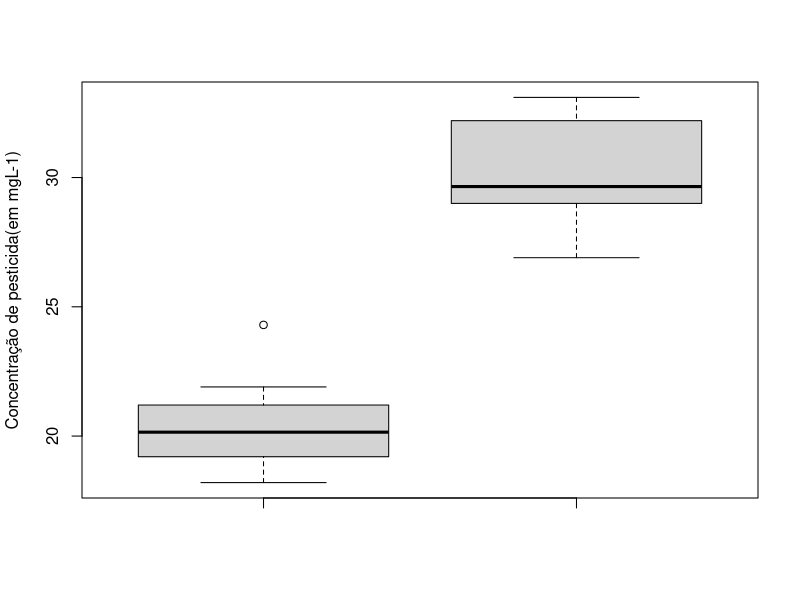

Reproduce this figure in R.
#=========================================================================
# Conjunto de dados armazenando no objeto chamado �dados�.
# Aten��o separador decimal � �ponto� ( . )
#=========================================================================
Dados4.1=c (21.2,20.4,19.9,24.3,18.5,19.9,21.9,18.2,21.2,19.2)
Dados4.2=c (32.2,30.2,29.6,29.0,27.4,29.0,33.1,26.9,32.6,29.7)

dados1<-Dados4.1
dados2<-Dados4.2
#dados3<-Dados4.3
sort(dados1)  # ordena os dados ROL
sort(dados2)
#sort(dados3)

#usando a fun��o direta do R

media1=mean(dados1)
media2=mean(dados2)
#media3=mean(dados3)

media1
media2
#media3

mediana1=median(dados1)
mediana2=median(dados2)
#mediana3=median(dados3)

mediana1
mediana2
#mediana3

# vari�ncia
Va1=var(dados1)
Va2=var(dados2)
#Va3=var(dados3)

Va1
Va2
#Va3

#desvio padr�o
DP1=sd(dados1)
DP2=sd(dados2)
#DP3=sd(dados3)

DP1
DP2
#DP3

#coeficiente de variação
CV1=(DP1/media1)*100
CV2=(DP2/media2)*100
#CV3=(DP3/media3)*100

CV1
CV2
#CV3

#Para quartis

Q1=quantile(dados1,.25,type=4)
Q1
Q3=quantile(dados1,.75,type=4)
Q3



boxplot(dados1,dados2, ylab="Concentração de pesticida(em mgL-1)")

